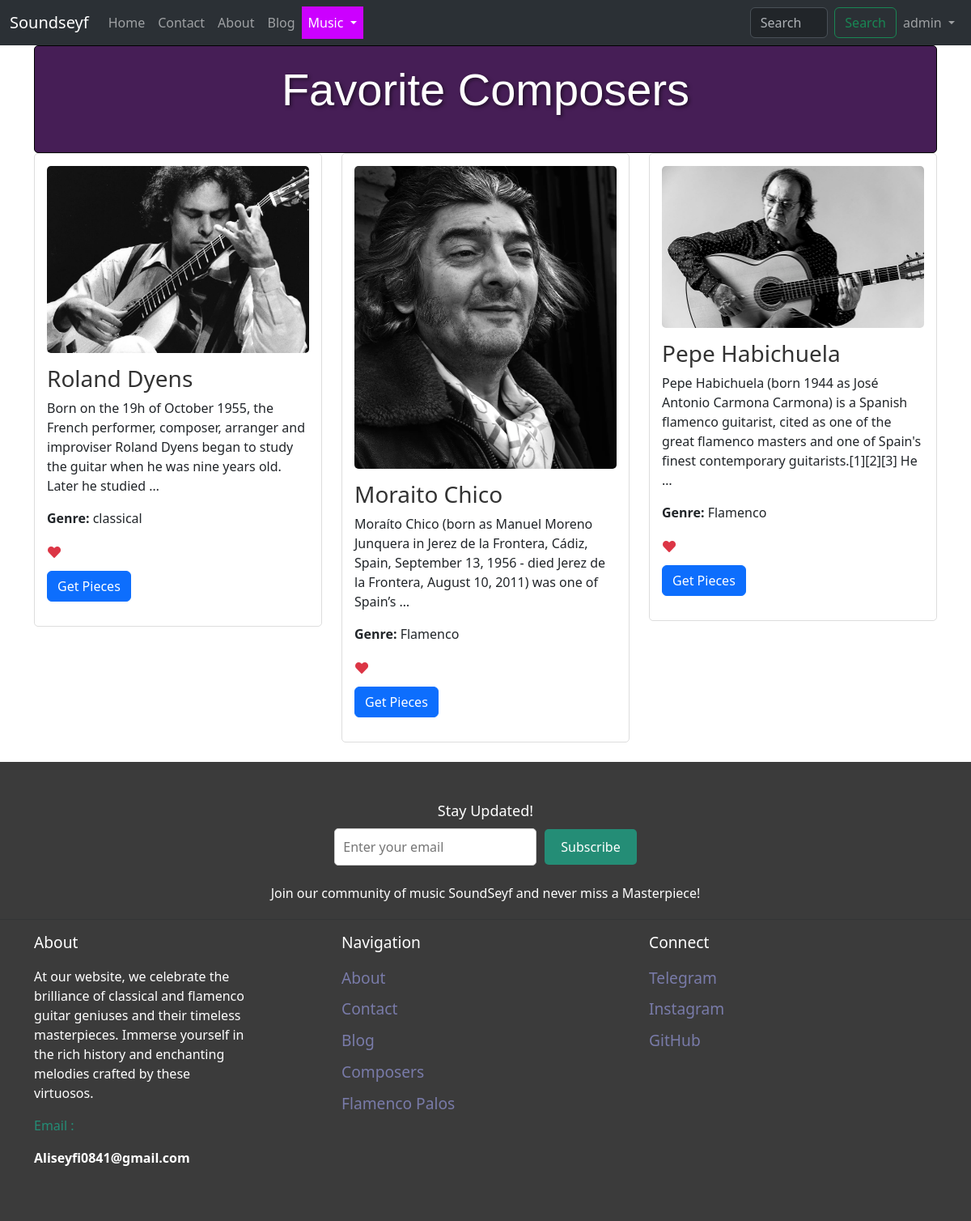
The app's page /music/favorites/ (signed in) with its own data.
### music/models.py (models this page shows, shortened)
class Composer(models.Model):
    name = models.CharField(max_length=255,null=True,blank=True)
    biography = models.TextField(null=True, blank=True)
    image = models.ImageField(upload_to="Composers/" , default="default.jpg")
    genre = models.CharField(max_length=255,null=True,blank=True)
    nationality = models.CharField(blank=True,null=True,max_length=255)

### music/views.py (the view)
# urls.py: path('favorites/', FavoritesView, name='Likes'),
@login_required
def FavoritesView(request):
    liked_composers = Composer.objects.filter(favoritecomposer__user=request.user)
    return render(request, 'music/favorites.html', {'liked_composers': liked_composers})

### templates/music/favorites.html (shortened to what this page needs)
{% extends "base.html" %}
{% load thumbnail %}
{% block content %}
<div class="container">
  <div style="background-color: #461e56; border: 1px solid #000000; border-radius: 5px; padding: 20px;">
    <h2 class="text-center mb-4" style="font-size: 3.5rem; font-family: 'Oswald', sans-serif; color: #ffffff; text-shadow: 2px 2px 4px rgba(0, 0, 0, 0.5);">Favorite Composers</h2>
  </div>
  <div class="row">
    {% if liked_composers %}
      {% for composer in liked_composers %}
        <div class="col-md-4 mb-4">
          <div class="card composer-card" style="border: 1px solid #ddd; border-radius: 5px; padding: 15px;">
            {% if composer.image %}
              <img src="{% thumbnail composer.image "600x400" crop="center" as im %}{{ im.url }}{% endthumbnail %}"
                alt="{{ composer.name }}" class="card-img-top composer-image" style="border-radius: 5px; width: 100%;">
            {% else %}
              <div class="no-image-placeholder" style="background-color: #eee; height: 200px; border-radius: 5px;"></div>
            {% endif %}
            <div class="composer-details" style="padding: 15px 0;">
              <a href="{% url 'music:pieces' cid=composer.id %}" class="composer-name-link" style="text-decoration: none; color: #333;">
                <h3 class="card-title composer-name">{{ composer.name }}</h3>
              </a>
              <p class="card-text composer-bio">{{ composer.biography|truncatewords:30 }}</p>
              <p class="composer-genre"><strong>Genre:</strong> {{ composer.genre }}</p>
              <form action="{% url 'music:Favorites' composer_id=composer.id %}" method="post">
                <button type="submit" class="btn btn-link composer-like-button" aria-label="Remove from Favorites" style="padding: 0;">
                  <i class="fas fa-heart text-danger"></i>
                </button>
              </form>
              <a href="{% url 'music:pieces' cid=composer.id %}" class="btn btn-primary composer-button" style="margin-top: 10px;">Get Pieces</a>
            </div>
          </div>
        </div>
      {% endfor %}
    {% else %}
      <div class="col">
        <p class="text-center">No favorite composers found.</p>
      </div>
    {% endif %}
  </div>
</div>
{% endblock %}

### templates/base.html (shortened to what this page needs)
{% load static %}
{% load thumbnail %}
<!doctype html>
<html lang="en">
<head>
    <link href="https://cdn.jsdelivr.net/npm/bootstrap@5.3.3/dist/css/bootstrap.min.css" rel="stylesheet"
>
    <link rel="stylesheet" href="https://cdnjs.cloudflare.com/ajax/libs/font-awesome/5.15.4/css/all.min.css">
</head>
<body data-bs-theme="light">
    <nav class="navbar navbar-expand-lg bg-body-tertiary" data-bs-theme="dark">
        <div class="container-fluid">
            <a class="navbar-brand" href="{% url 'website:index' %}">Soundseyf</a>
            <div class="collapse navbar-collapse" id="navbarSupportedContent">
                <ul class="navbar-nav me-auto mb-2 mb-lg-0">
                    <li class="nav-item">
                        <a class="nav-link {% if request.path == '/' %}active{% endif %}" aria-current="page"
                            href="{% url 'website:index' %}">Home</a>
                    </li>
                    <li class="nav-item">
                        <a class="nav-link {% if '/contact/' in request.path %}active{% endif %}"
                            href="{% url 'website:contact' %}">Contact</a>
                    </li>
                    <li class="nav-item">
                        <a class="nav-link {% if '/about' in request.path %}active{% endif %}"
                            href="{% url 'website:about' %}">About</a>
                    </li>
                    <li class="nav-item">
                        <a class="nav-link {% if '/blog/' in request.path %}active{% endif %}"
                            href="{% url 'blog:blog-home' %}">Blog</a>
                    </li>
                    <li class="nav-item dropdown">
                        <a class="nav-link dropdown-toggle dropdown-toggle-arrow {% if '/music/' in request.path %}active{% endif %}"
                            href="#" role="button" data-bs-toggle="dropdown" aria-expanded="false">
                            Music
                        </a>
                    </li>
                </ul>
                <form style="padding-left: 45%;" method="get" class="d-flex me-auto" role="search"
                    action="{% url 'music:search' %}">
                    <input class="form-control me-2" name="s" type="search" placeholder="Search Composer fullname"
                        aria-label="Search" list="composer-list">
                    <button class="btn btn-outline-success" type="submit">Search</button>
                </form>
                <ul class="navbar-nav ms-auto">
                    {% if request.user.is_authenticated %}
                    <li class="nav-item dropdown">
                        <a class="nav-link dropdown-toggle" href="#" id="userDropdown" role="button"
                            data-bs-toggle="dropdown" aria-expanded="false">
                            {{ request.user.username }}
                        </a>
                    </li>
                    {% endif %}
                </ul>
            </div>
        </div>
    </nav>
    {% block content %}
    {% endblock content %}
    <footer class="footer">
        <div class="container">
            <div class="footer-subscribe">
                <h3 style="color: #fff;">Stay Updated!</h3>
                <form action="{% url 'website:subscribe' %}" method="post">
                    <input type="email" name="email" placeholder="Enter your email" required>
                    <button type="submit">Subscribe</button>
                </form>
                <p style="padding-top: 2%;">Join our community of music SoundSeyf and never miss a Masterpiece!</p>
            </div>
        </div>
        <hr>
        <div class="container">
            <div class="row">
                <div class="col-md-4">
                    <h5>About</h5>
                    <p style="padding-top: 3%; padding-right:25%">At our website, we celebrate the brilliance of
                        classical and flamenco guitar geniuses and their timeless masterpieces. Immerse yourself in the
                        rich history and enchanting melodies crafted by these virtuosos.</p>
                    <p style="color: #248d76;">Email :
                    <p style="font-weight: bold;">Aliseyfi0841@gmail.com</p>
                    </p>
                </div>
                <div class="col-md-4">
                    <h5>Navigation</h5>
                    <ul class="list-unstyled" style="padding-top: 3%;">
                        <li><a href="{% url 'website:about' %}">About</a></li>
                        <li><a href="{% url 'website:contact' %}">Contact</a></li>
                        <li><a href="{% url 'blog:blog-home' %}">Blog</a></li>
                        <li><a href="{% url 'music:composers' %}">Composers</a></li>
                        <li><a href="{% url 'music:palos' %}">Flamenco Palos</a></li>
                    </ul>
                </div>
                <div class="col-md-4">
                    <h5>Connect</h5>
                    <ul class="list-unstyled" style="padding-top: 3%;">
                        <li><a href="#">Telegram</a></li>
                        <li><a href="https://www.instagram.com/pv.aliseyfi">Instagram</a></li>
                        <li><a href="https://github.com/aisdisappeared">GitHub</a></li>
                    </ul>
                </div>
            </div>
        </div>
    </footer>
</body>
</html>
{% load sweetify %}

### templates/base.html (style rules this page uses)
.navbar-nav .nav-link.active { color: rgb(255, 255, 255); background-color: rgb(204, 0, 255); }
.footer { background-color: #3b3b3b; padding: 50px 0; }
.footer h5 { color: #ffffff; font-size: larger; }
.footer p { color: #ffffff; }
.footer ul { padding: 0; list-style: none; }
.footer ul li { margin-bottom: 10px; }
.footer ul li a { color: #797ba9; text-decoration: none; font-size: larger; }
.footer-subscribe { text-align: center; margin-bottom: 20px; }
.footer-subscribe h3 { font-size: 18px; margin-bottom: 10px; }
.footer-subscribe form { display: flex; justify-content: center; align-items: center; }
.footer-subscribe input[type="email"] { width: 250px; padding: 10px; border: 1px solid #ccc; border-radius: 5px; margin-right: 10px; }
.footer-subscribe button { padding: 10px 20px; background-color: #248d76; color: #fff; border: none; border-radius: 5px; cursor: pointer; }

### records on screen
Composer: image (picture), name "Roland Dyens", biography "Born on the 19h of October 1955, the French performer, composer, arranger and improviser Roland Dyens began to study the guitar when he was nine years old. Later he studied …", genre "classical"
Composer: image (picture), name "Moraito Chico", biography "Moraíto Chico (born as Manuel Moreno Junquera in Jerez de la Frontera, Cádiz, Spain, September 13, 1956 - died Jerez de la Frontera, August 10, 2011) was one of Spain’s …", genre "Flamenco"
Composer: image (picture), name "Pepe Habichuela", biography "Pepe Habichuela (born 1944 as José Antonio Carmona Carmona) is a Spanish flamenco guitarist, cited as one of the great flamenco masters and one of Spain's finest contemporary guitarists.[1][2][3] He …", genre "Flamenco"

### other values on screen
{{ request.user.username }} "admin"
